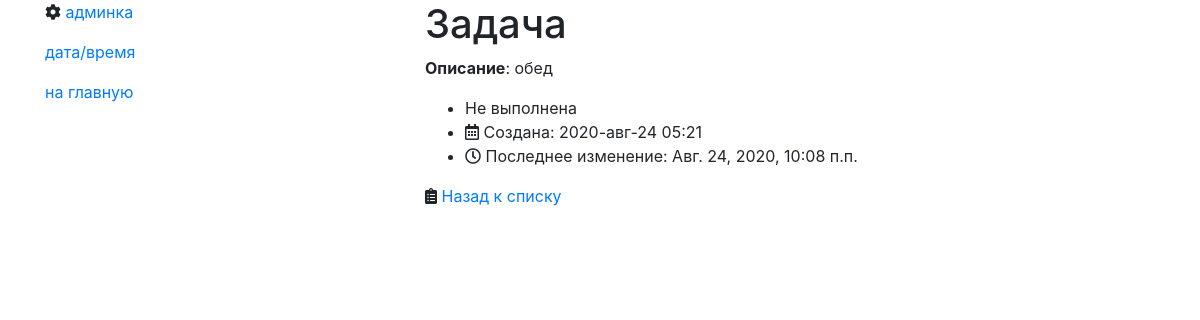
The page /details/2 on the database its author committed.
### tasks/models.py (models this page shows, shortened)
class TodoItem(models.Model):
    PRIORITY_HIGH = 1
    PRIORITY_MEDIUM = 2
    PRIORITY_LOW = 3
    PRIORITY_CHOICES = [
        (PRIORITY_HIGH, "Высокий приоритет"),
        (PRIORITY_MEDIUM, "Средний приоритет"),
        (PRIORITY_LOW, "Низкий приоритет"),
    ]
    description = models.TextField("описание")
    is_completed = models.BooleanField("выполнено", default=False)
    created = models.DateTimeField(auto_now_add=True)
    updated = models.DateTimeField(auto_now=True)
    owner = models.ForeignKey(
        User, on_delete=models.CASCADE, related_name="tasks"
    )
    priority = models.IntegerField(
        "Приоритет", choices=PRIORITY_CHOICES, default=PRIORITY_MEDIUM
    )
    category = models.ManyToManyField(Category, blank=True)
    class Meta:
        verbose_name = 'Задача'
        verbose_name_plural = 'Задачи'
    def __str__(self):
        return self.description.lower()

### tasks/views.py (the view)
# urls.py: path("details/<int:pk>", views.TaskDetailsView.as_view(), name="details"),
class TaskDetailsView(DetailView):
    model = TodoItem
    template_name = "tasks/details.html"

### tasks/templates/tasks/details.html (shortened to what this page needs)
{% extends "base.html" %}
{% block main_content %}
  <h1>Задача</h1>
  <p><b>Описание</b>: {{ object }}</p>
  <ul>
    <li>
      {{ object.is_completed|yesno:"Выполнена,Не выполнена" }}
    </li>
    <li><i class="far fa-calendar-alt"></i>&nbsp;Создана: {{ object.created|date:"Y-b-d H:i" }}</li>
    <li><i class="far fa-clock"></i>&nbsp;Последнее изменение: {{ object.updated }}</li>
  </ul>
  <i class="fas fa-clipboard-list"></i>&nbsp;<a href="{% url "tasks:list" %}">Назад к списку</a>
{% endblock %}

### rows shown on the page
TodoItem: description "обед", is_completed "Не выполнена", created "2020-авг-24 05:21", updated "Авг. 24, 2020, 10:08 п.п."
